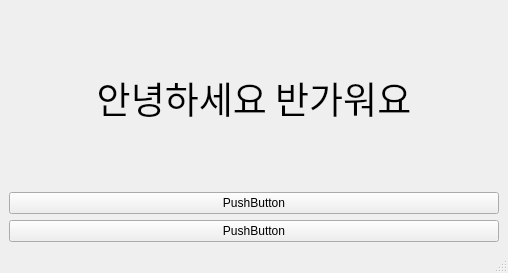
<?xml version="1.0" encoding="UTF-8"?>
<ui version="4.0">
 <class>MainWindow</class>
 <widget class="QMainWindow" name="MainWindow">
  <property name="geometry">
   <rect>
    <x>0</x>
    <y>0</y>
    <width>508</width>
    <height>273</height>
   </rect>
  </property>
  <property name="windowTitle">
   <string>MainWindow</string>
  </property>
  <widget class="QWidget" name="centralwidget">
   <layout class="QVBoxLayout" name="verticalLayout">
    <item>
     <widget class="QLabel" name="label">
      <property name="font">
       <font>
        <family>나눔스퀘어_ac</family>
        <pointsize>28</pointsize>
       </font>
      </property>
      <property name="mouseTracking">
       <bool>false</bool>
      </property>
      <property name="text">
       <string>안녕하세요 반가워요</string>
      </property>
      <property name="alignment">
       <set>Qt::AlignmentFlag::AlignCenter</set>
      </property>
     </widget>
    </item>
    <item>
     <widget class="QPushButton" name="pushButton_2">
      <property name="text">
       <string>PushButton</string>
      </property>
     </widget>
    </item>
    <item>
     <widget class="QPushButton" name="pushButton">
      <property name="text">
       <string>PushButton</string>
      </property>
     </widget>
    </item>
   </layout>
  </widget>
  <widget class="QMenuBar" name="menubar">
   <property name="geometry">
    <rect>
     <x>0</x>
     <y>0</y>
     <width>508</width>
     <height>22</height>
    </rect>
   </property>
  </widget>
  <widget class="QStatusBar" name="statusbar"/>
 </widget>
 <resources/>
 <connections/>
</ui>
